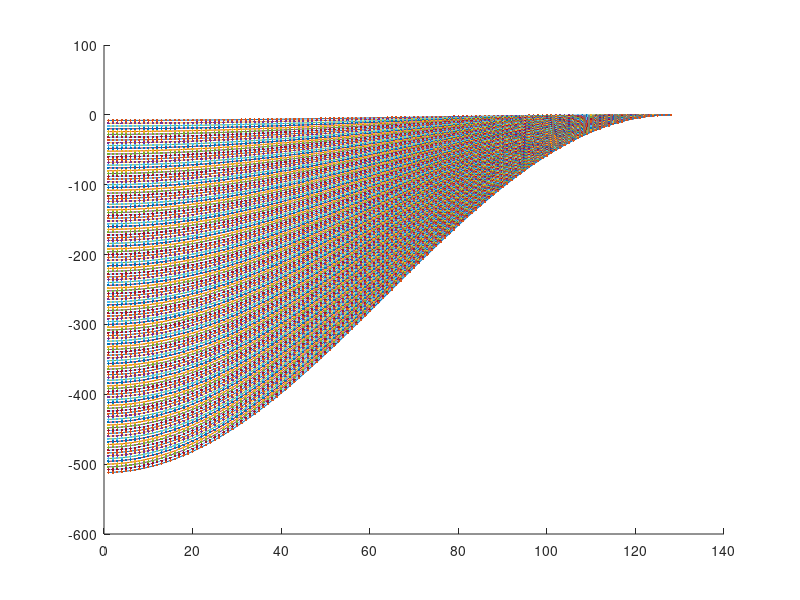

MATLAB code for this plot:
% demo Laplacian

hf = figure;
ha = axes('parent',hf,'nextplot','add');
N = 128;
dx = 1;
for n=2:N
    G = diag(ones(N,1),0)-diag(ones(N-1,1),1);
    L = -G'*G;
    L(N,N) = -1;
    L = L./(dx/n);
    ev = eig(L);
    plot(ha,ev)
    plot(ha,ev,'.')
    pause
end

% hf = figure;
% ha = axes('parent',hf,'nextplot','add');
% N = 64;
% for n=2:N
%     L = diag(ones(n,1),0)-diag(ones(n-1,1),1)./5;
%     ev = eig(L'*L);
%     plot(ha,ev)
%     plot(ha,ev,'.')
% end